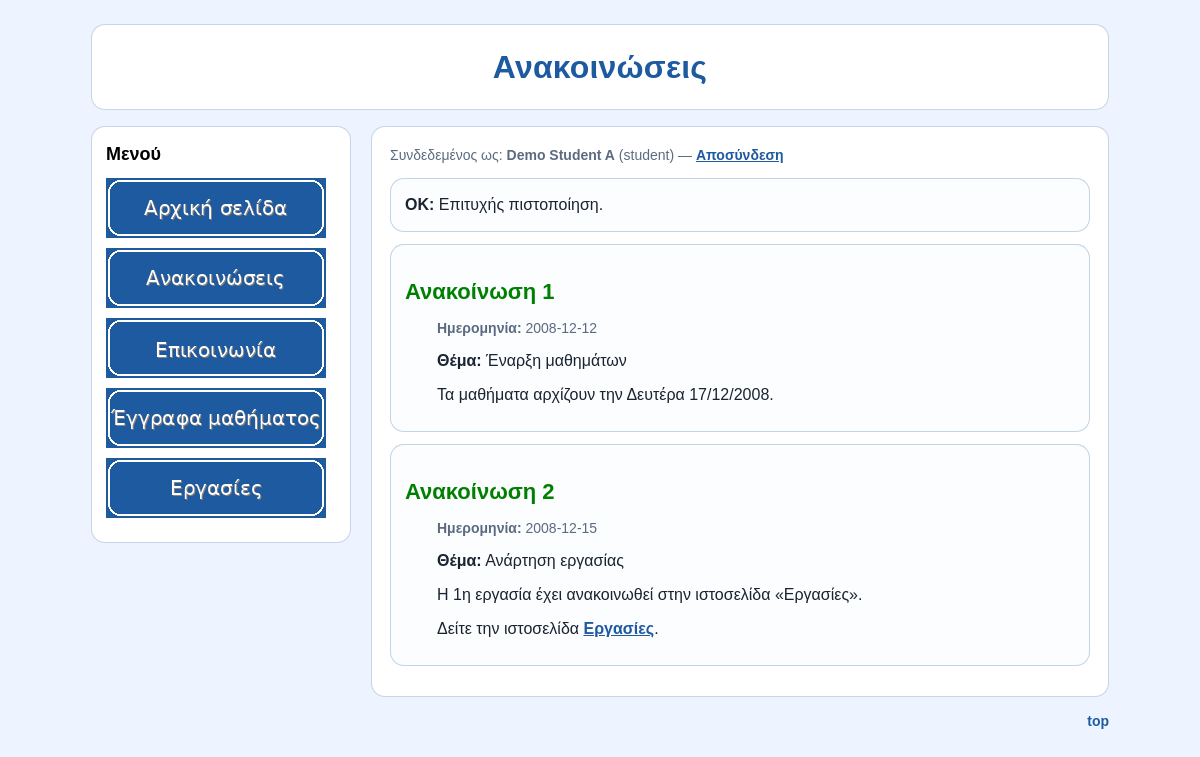
The app's page /part-b/announcements.php (signed in) with its own data.
### tables this page shows
CREATE TABLE users (
  id INT AUTO_INCREMENT PRIMARY KEY,
  first_name VARCHAR(60) NOT NULL,
  last_name VARCHAR(60) NOT NULL,
  email VARCHAR(120) NOT NULL UNIQUE,
  password_hash VARCHAR(255) NOT NULL,
  role ENUM('tutor','student') NOT NULL DEFAULT 'student'
);

CREATE TABLE announcements (
  id INT AUTO_INCREMENT PRIMARY KEY,
  ann_date DATE NOT NULL,
  subject VARCHAR(255) NOT NULL,
  body TEXT NOT NULL,
  is_homework TINYINT(1) NOT NULL DEFAULT 0,
  homework_id INT NULL,
  INDEX idx_ann_date (ann_date)
);

### part-b/includes/bootstrap.php (called while the page is built, shortened)
<?php
function h($value) {
    return htmlspecialchars((string)$value, ENT_QUOTES, 'UTF-8');
}
function get_flash() {
    if (!empty($_SESSION['flash'])) {
        $f = $_SESSION['flash'];
        return $f;
    }
    return null;
}
function db() {
    static $mysqli = null;
    if ($mysqli instanceof mysqli) {
        return $mysqli;
    }
    try {
        $mysqli = new mysqli(DB_HOST, DB_USER, DB_PASS, DB_NAME, (int) DB_PORT);
        $mysqli->set_charset('utf8mb4');
        return $mysqli;
    } catch (Throwable $e) {
        http_response_code(500);
        echo '<h1>Σφάλμα σύνδεσης με τη βάση δεδομένων</h1>';
        echo '<p>Έλεγξε τα στοιχεία MySQL (DB_HOST/DB_NAME/DB_USER/DB_PASS) και ότι έχεις κάνει import το SQL.</p>';
        echo '<p>Δες τις οδηγίες ρύθμισης στο README του project.</p>';
        error_log('Database connection failed: ' . $e->getMessage());
        exit;
    }
}
function is_logged_in() {
    return !empty($_SESSION['user']);
}
function current_user() {
    return is_logged_in() ? $_SESSION['user'] : null;
}
function require_login() {
    static $checked = false;
    if (!$checked) {
        $id = (int) $_SESSION['user']['id'];
        $stmt = db()->prepare('SELECT id, first_name, last_name, email, role FROM users WHERE id=?');
        $stmt->bind_param('i', $id);
        $stmt->execute();
        $user = $stmt->get_result()->fetch_assoc();
    }
}

### part-b/announcements.php (the view, shortened to what this page needs)
<?php
require_once __DIR__ . '/includes/bootstrap.php';
require_login();
include __DIR__ . '/includes/header.php';
$stmt = db()->prepare('SELECT id, ann_date, subject, body, is_homework, homework_id FROM announcements ORDER BY ann_date ASC, id ASC');
$stmt->execute();
$res = $stmt->get_result();
$rows = $res->fetch_all(MYSQLI_ASSOC);
?>
<?php foreach ($rows as $r): ?>
  <div class="card">
    <h2>Ανακοίνωση <?php echo (int)$r['id']; ?>
    </h2>
    <div class="h2-body">
      <p class="meta"><b>Ημερομηνία:</b> <?php echo h($r['ann_date']); ?></p>
      <p><b>Θέμα:</b> <?php echo h($r['subject']); ?></p>
      <p><?php echo nl2br(h($r['body'])); ?></p>
      <?php if ((int)$r['is_homework'] === 1 || !empty($r['homework_id'])): ?>
        <p>Δείτε την ιστοσελίδα <a class="inline-link" href="homework.php">Εργασίες</a>.</p>
      <?php endif; ?>
    </div>
  </div>
<?php endforeach; ?>
<?php include __DIR__ . '/includes/footer.php'; ?>

### part-b/includes/header.php (shortened to what this page needs)
<?php
$user = current_user();
$flash = get_flash();
?>
<!DOCTYPE html>
<html lang="el">
<head>
  <link rel="stylesheet" href="style.css">
</head>
<body>
<div id="container">
  <div id="header">
    <h1><?php echo h($pageTitle); ?></h1>
  </div>
  <div id="main">
    <div id="sidebar">
      <div class="menu-title">Μενού</div>
      <div id="nav">
        <a href="index.php"><img src="assets/img/btn_home.png" alt="Αρχική σελίδα"></a>
        <a href="announcements.php"><img src="assets/img/btn_announce.png" alt="Ανακοινώσεις"></a>
        <a href="communication.php"><img src="assets/img/btn_contact.png" alt="Επικοινωνία"></a>
        <a href="documents.php"><img src="assets/img/btn_docs.png" alt="Έγγραφα μαθήματος"></a>
        <a href="homework.php"><img src="assets/img/btn_hw.png" alt="Εργασίες"></a>
      </div>
    </div>
    <div id="content">
      <div class="small-note" style="margin-bottom:10px;">
        <?php if ($user): ?>
          Συνδεδεμένος ως: <b><?php echo h($user['first_name'] . ' ' . $user['last_name']); ?></b>
          (<?php echo h($user['role']); ?>) — <form class="inline-form" method="post" action="logout.php"><?php echo csrf_field(); ?><button class="inline-delete" type="submit">Αποσύνδεση</button></form>
        <?php endif; ?>
      </div>
      <?php if ($flash): ?>
        <div class="card" style="border-color: rgba(30,90,160,.25);">
          <b><?php echo h(strtoupper($flash['type'])); ?>:</b> <?php echo h($flash['msg']); ?>
        </div>
      <?php endif; ?>

### part-b/style.css (style rules this page uses)
:root { --bg: #eef4ff; --panel: #ffffff; --primary: #1e5aa0; --text: #1a2330; --muted: #5b6b80; --border: rgba(30,90,160,.25); }
* { box-sizing: border-box; }
body { margin: 0; font-family: Arial, Helvetica, sans-serif; background: var(--bg); color: var(--text); line-height: 1.5; }
h2 { color: green; }
#container { max-width: 1050px; margin: 24px auto; padding: 0 16px; }
#header { background: var(--panel); border: 1px solid var(--border); border-radius: 14px; padding: 18px; text-align: center; }
#header h1 { margin: 0; font-size: 32px; color: var(--primary); letter-spacing: .2px; }
#main { margin-top: 16px; overflow: hidden; }
#sidebar { float: left; width: 260px; background: var(--panel); border: 1px solid var(--border); border-radius: 14px; padding: 14px; }
.menu-title { margin: 0 0 10px 0; font-size: 18px; font-weight: bold; color: #000000; }
#nav { margin: 0; }
#nav a { display: block; text-decoration: none; margin: 10px 0; }
#nav img { display: block; width: 220px; height: 60px; }
#content { margin-left: 280px; background: var(--panel); border: 1px solid var(--border); border-radius: 14px; padding: 18px; }
#content h2 { margin: 16px 0 10px 0; font-size: 22px; color: green; }
#content p { margin: 10px 0; }
.card { padding: 14px; border: 1px solid var(--border); border-radius: 14px; background: #fbfdff; margin: 12px 0; }
.h2-body { padding-left: 2em; }
.meta { color: var(--muted); font-size: 14px; margin: 0 0 6px 0; }
.inline-link { color: var(--primary); font-weight: bold; }
button { background: var(--primary); border: 0; color: white; padding: 10px 14px; border-radius: 10px; cursor: pointer; font-size: 16px; }
.small-note { color: var(--muted); font-size: 14px; }
.inline-form { display:inline; }
.inline-delete { background:none; border:0; border-radius:0; color:var(--primary); padding:0; font-size:inherit; font-weight:bold; text-decoration:underline; }

### records on screen
users: first_name+last_name "Demo Student A", role "student"
announcements: id "1", ann_date "2008-12-12", subject "Έναρξη μαθημάτων", body "Τα μαθήματα αρχίζουν την Δευτέρα 17/12/2008."
announcements: id "2", ann_date "2008-12-15", subject "Ανάρτηση εργασίας", body "Η 1η εργασία έχει ανακοινωθεί στην ιστοσελίδα «Εργασίες».", is_homework "Δείτε την ιστοσελίδα"

### other values on screen
$pageTitle "Ανακοινώσεις"
$flash['type'] "OK"
$flash['msg'] "Επιτυχής πιστοποίηση."
